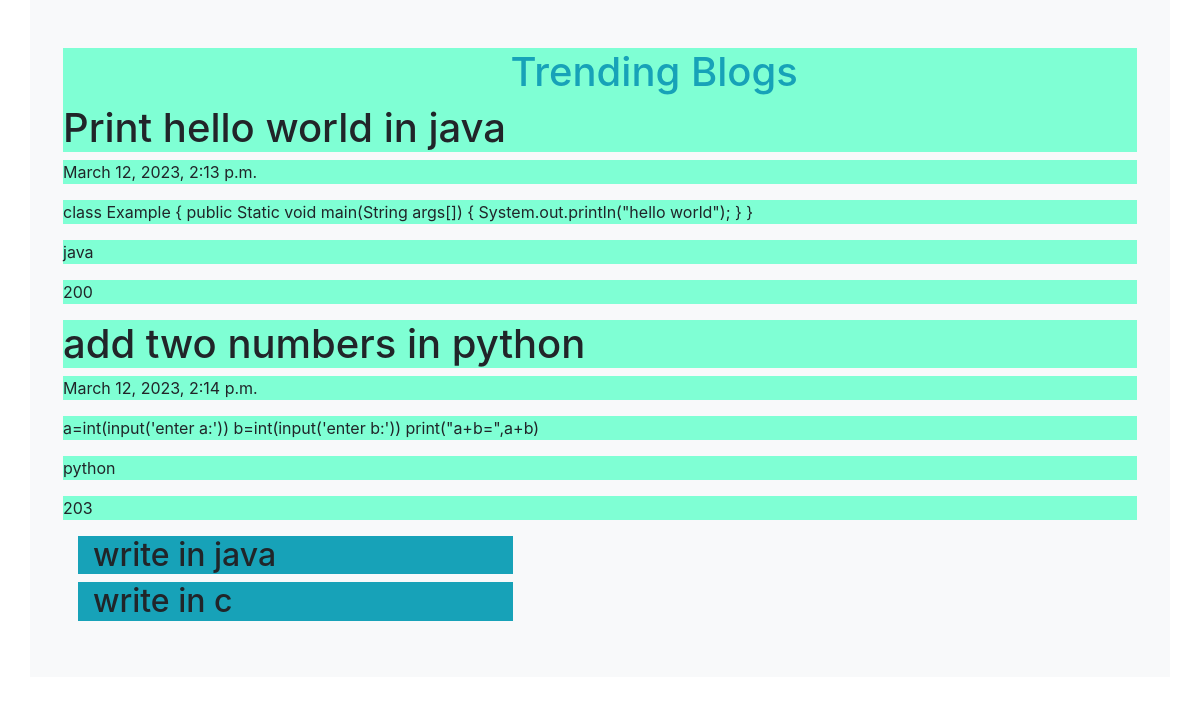
The page / on the database its author committed.
### Blog/models.py (models this page shows, shortened)
class Blog(models.Model):
    Title=models.CharField(max_length=150,blank=False)
    content=models.TextField(max_length=2000,blank=False)
    date=models.DateTimeField(auto_now_add=True)
    Category=models.CharField(max_length=100,blank=False)
    likes=models.IntegerField(blank=False)

class Comments(models.Model):
    c=models.ForeignKey(Blog,on_delete=models.CASCADE)
    comments=models.CharField(max_length=200,blank=False)

### Blog/views.py (the view)
# urls.py: 2. Add a URL to urlpatterns:  path('', views.home, name='home')
def home(request):
    blogs=models.Blog.objects.all()
    comments=models.Comments.objects.all()
    data={'blogs':blogs,'comments':comments}
    return render(request,'Blog/index.html',data)

### Blog/templates/Blog/index.html (shortened to what this page needs)
{% extends 'Blog/layout.html' %}
{% block content %}
    {% load static %}
    <link rel="stylesheet" href="{% static 'Blog/style.css' %}">
    <div class="container bg-light p-5">
        <div class="row  text-info">
            <h1 class="offset-4 offset-lg-5">Trending Blogs</h1>
        </div>
        {% for item in blogs %}
        <div class="">
            <h1 class="row blog-title">{{item.Title}}</h1>
            <p class="row blog-date">{{item.date}}</p>
            <p class="row blog-content">{{item.content}}</p>
            <p class="row blog-category">{{item.Category}}</p>
            <p class="row blog-likes">{{item.likes}}</p>
            {% for i in comments %}
            {% if item.id == i.c.id %}
            <h2 class="col-md-5 bg-info ">{{i.comments}}</h1>
                {% endif %}
                {% endfor %}
                {% endfor %}
        </div>
    </div>
{% endblock content %}

### Blog/templates/Blog/layout.html (shortened to what this page needs)
<!DOCTYPE html>
<html lang="en">
<head>
    {% load static %}
    <link rel="stylesheet" href="{% static 'Blog/bootstrap.min.css' %}">
</head>
<body>
    {% block content %}{% endblock content %}
</body>
</html>

### Blog/static/Blog/style.css (style rules this page uses)
.row { background-color: aquamarine; }

### rows shown on the page
Blog: Title "Print hello world in java", date "March 12, 2023, 2:13 p.m.", content "class Example { public Static void main(String args[]) { System.out.println(\"hello world\"); } }", Category "java", likes "200"
Blog: Title "add two numbers in python", date "March 12, 2023, 2:14 p.m.", content "a=int(input('enter a:')) b=int(input('enter b:')) print(\"a+b=\",a+b)", Category "python", likes "203"
Comments: comments "write in java"
Comments: comments "write in c"
